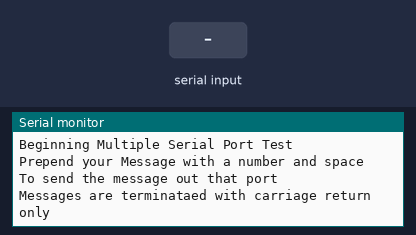
Recording of a sketch running on a simulated Arduino Mega 2560, built with avr-gcc and run on an emulated ATmega2560. Shown: the last lines printed to the serial monitor. The test bench sets the inputs (shaded band).

Above: at 1.3 s.
1.4 s: "90,45\n" received over Serial
At 3.6 s:
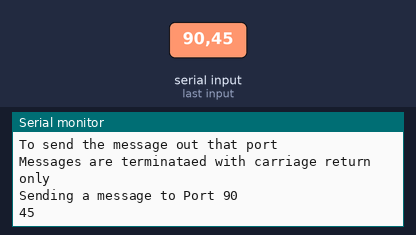
3.9 s: "30,150\n" received over the second serial link
At 5.3 s:
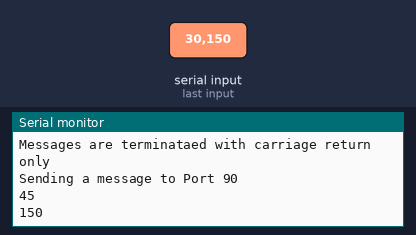
5.4 s: "30,150\n" received over Serial
At 6.9 s:
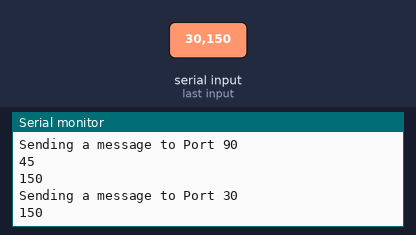

The sketch:

MultiSerialMegaTest.ino
```cpp
/*
  This program is meant to help test the MercuryBoard's RS232 ports when using an Arduino Mega 2560.
  Make sure to all jumpers are in place for testing!
  If you are using USB, don't put jumpers on RX/TX 0, and jumper RX/TX 1 to RS232.
  The built in LED on Pin 13 will blink briefly when a message is received.

  Send a message to any port, prepended with a number between 0 and 3.
  After a confirmation, The message will be sent out the corresponding port number.

  For example, sending "1 Hello Port One" will result in Port 1 sending "Hello Port One".

  ChangeLog:
  Version 1.0 - Initial Release

*/
const byte LED = 13; //an LED to blink so we know the sketch is running
const byte buffersize = 64;

char theMessage[buffersize];
boolean LEDstatus = false;
uint8_t ReadPort = 0;
uint8_t i = 0;
//create a pointer for making it simpler to check each serial port...
HardwareSerial *InputPort;

void setup() {
  //All Serial Ports are 9600 baud...
  Serial.begin(9600);
  Serial1.begin(9600);
  Serial2.begin(9600);
  Serial3.begin(9600);

  Serial.println("Beginning Multiple Serial Port Test");
  Serial.println("Prepend your Message with a number and space");
  Serial.println("To send the message out that port");
  Serial.println("Messages are terminataed with carriage return only");

  Serial.println();
}

void loop() {

  if (i > 3)
  {
    i = 0;
  }
  switch (i)
  {
    case 0:
      InputPort = &Serial;
      break;
    case 1:
      InputPort = &Serial1;
      break;
    case 2:
      InputPort = &Serial2;
      break;
    case 3:
      InputPort = &Serial3;
      break;
    default:
      InputPort = &Serial;
      break;
  }
  if (InputPort->available())
  {
    digitalWrite(LED, HIGH);
    uint8_t OutputPortNumber = InputPort->parseInt(); // get that port number
    InputPort->read();//Read one byte and throw it away - get rid of the space after the port number
    InputPort->readBytesUntil('\r', theMessage, buffersize);
    InputPort->print("Sending a message to Port ");
    InputPort->println(OutputPortNumber);
    switch (OutputPortNumber)
    {
      case 0:
        Serial.println(theMessage);
        break;
      case 1:
        Serial1.println(theMessage);
        break;
      case 2:
        Serial2.println(theMessage);
        break;
      case 3:
        Serial3.println(theMessage);
        break;
      default:
        Serial.println(theMessage);
        break;
    }
    memset(theMessage, 0, sizeof(theMessage));
    digitalWrite(LED, LOW);
  }
   i++;
}
```

Measured:
- after the input at 1.4 s, the serial monitor: prints a new line after 1.0 s (image 1)
- after the input at 3.9 s, the serial monitor: prints a new line after 1.0 s (image 2)
- after the input at 5.4 s, the serial monitor: prints a new line after 1.0 s (image 3)
